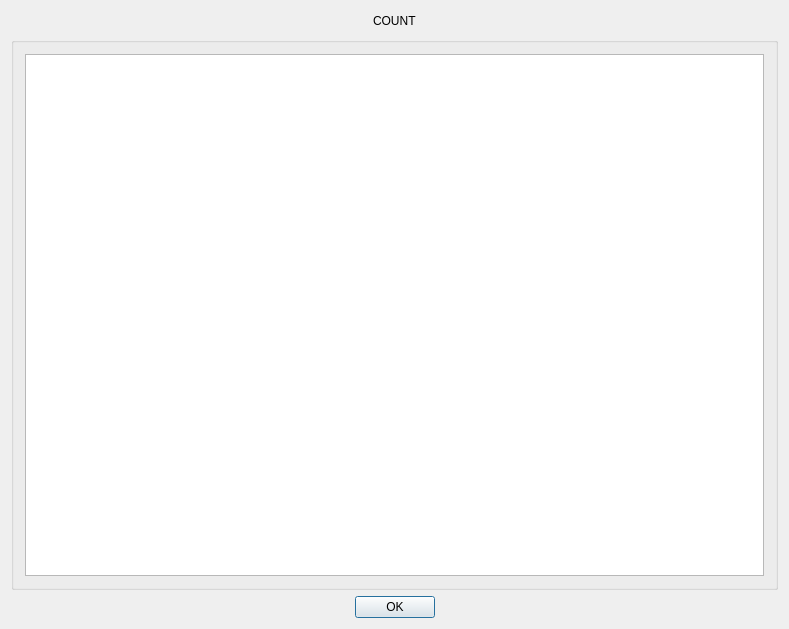
<?xml version="1.0" encoding="UTF-8"?>
<ui version="4.0">
 <class>ListDialog</class>
 <widget class="QDialog" name="ListDialog">
  <property name="geometry">
   <rect>
    <x>0</x>
    <y>0</y>
    <width>789</width>
    <height>629</height>
   </rect>
  </property>
  <property name="windowTitle">
   <string>ListDialog</string>
  </property>
  <layout class="QVBoxLayout" name="verticalLayout">
   <item>
    <layout class="QHBoxLayout" name="horizontalLayout_2">
     <item>
      <spacer name="horizontalSpacer_4">
       <property name="orientation">
        <enum>Qt::Horizontal</enum>
       </property>
       <property name="sizeHint" stdset="0">
        <size>
         <width>40</width>
         <height>20</height>
        </size>
       </property>
      </spacer>
     </item>
     <item>
      <widget class="QLabel" name="count">
       <property name="text">
        <string>COUNT</string>
       </property>
      </widget>
     </item>
     <item>
      <spacer name="horizontalSpacer_3">
       <property name="orientation">
        <enum>Qt::Horizontal</enum>
       </property>
       <property name="sizeHint" stdset="0">
        <size>
         <width>40</width>
         <height>20</height>
        </size>
       </property>
      </spacer>
     </item>
    </layout>
   </item>
   <item>
    <widget class="QGroupBox" name="groupbox">
     <property name="title">
      <string/>
     </property>
     <layout class="QVBoxLayout" name="verticalLayout_2">
      <item>
       <widget class="QListWidget" name="list"/>
      </item>
     </layout>
    </widget>
   </item>
   <item>
    <layout class="QHBoxLayout" name="horizontalLayout">
     <item>
      <spacer name="horizontalSpacer_2">
       <property name="orientation">
        <enum>Qt::Horizontal</enum>
       </property>
       <property name="sizeHint" stdset="0">
        <size>
         <width>40</width>
         <height>20</height>
        </size>
       </property>
      </spacer>
     </item>
     <item>
      <widget class="QPushButton" name="pushbutton">
       <property name="text">
        <string>OK</string>
       </property>
      </widget>
     </item>
     <item>
      <spacer name="horizontalSpacer">
       <property name="orientation">
        <enum>Qt::Horizontal</enum>
       </property>
       <property name="sizeHint" stdset="0">
        <size>
         <width>40</width>
         <height>20</height>
        </size>
       </property>
      </spacer>
     </item>
    </layout>
   </item>
  </layout>
 </widget>
 <layoutdefault spacing="6" margin="11"/>
 <resources/>
 <connections>
  <connection>
   <sender>pushbutton</sender>
   <signal>clicked()</signal>
   <receiver>ListDialog</receiver>
   <slot>accept()</slot>
   <hints>
    <hint type="sourcelabel">
     <x>398</x>
     <y>592</y>
    </hint>
    <hint type="destinationlabel">
     <x>688</x>
     <y>1077</y>
    </hint>
   </hints>
  </connection>
 </connections>
</ui>
